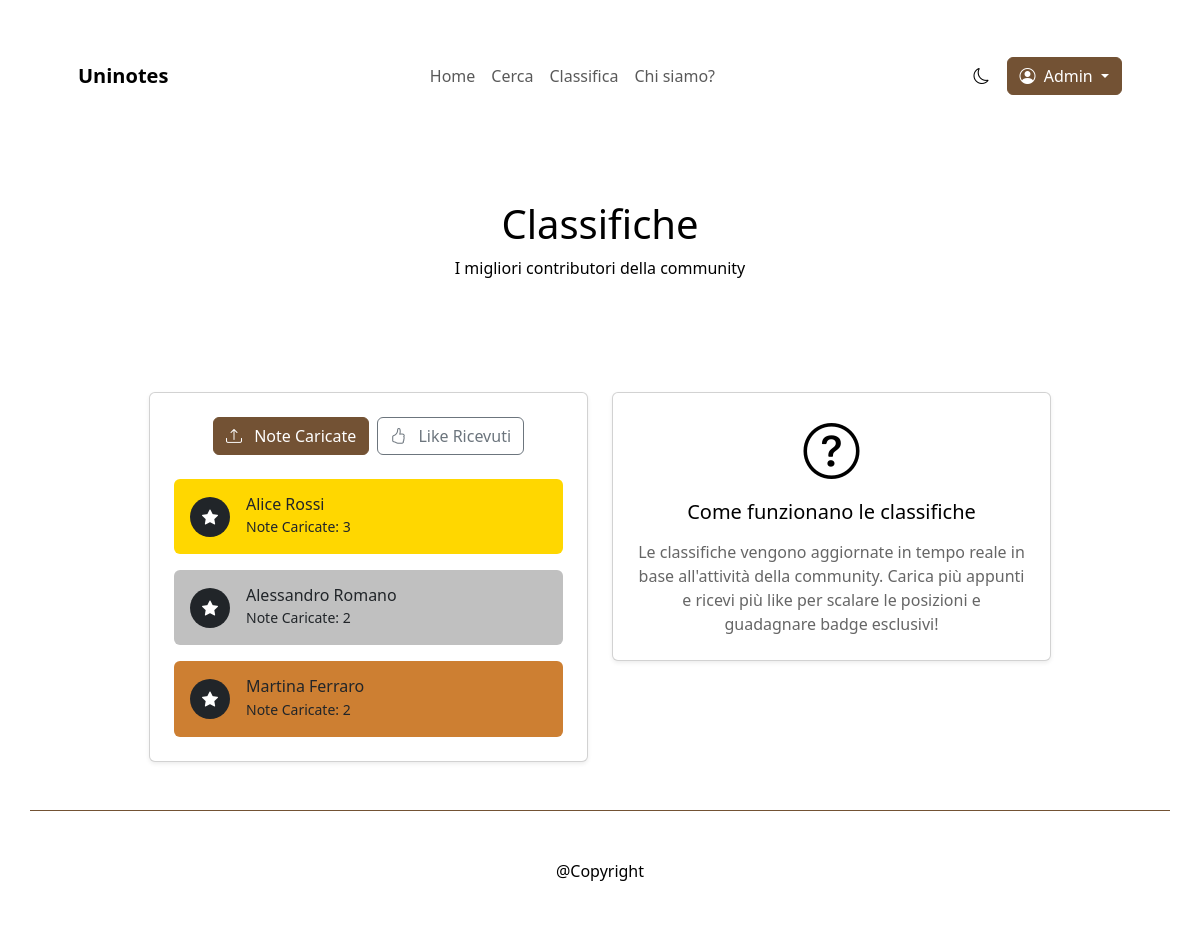
Page /ranking (signed in) on the committed database.
### tables this page shows
CREATE TABLE `USER` (
  `id` BIGINT UNSIGNED NOT NULL AUTO_INCREMENT PRIMARY KEY,
  `name` VARCHAR(191) NOT NULL,
  `email` VARCHAR(191) NOT NULL UNIQUE,
  `password_hash` VARCHAR(255) NOT NULL,
  `university` VARCHAR(191) DEFAULT NULL,
  `role` ENUM('student','admin') NOT NULL DEFAULT 'student',
  `created_at` DATETIME(6) NOT NULL DEFAULT CURRENT_TIMESTAMP(6)
);

### App/View/View.php (called while the page is built, shortened)
<?php
class View {
    public static function render(string $view, string $type, array $data = []): void
    {
        match ($type) {
            "component" => self::renderComponent($view, $data),
            "page" => self::renderPage($view, $data),
            default => Logger::getInstance()->error("View not found", ["view" => $view])
        };
    }
    public static function getComponent(string $view, array $data = []): string
    {
        $viewFile = dirname(__DIR__) . '/View/Components/' . $view . '.php';
        extract($data, EXTR_SKIP);
        require $viewFile;
        return ob_get_clean();
    }
    public static function renderPage(string $view, array $data = []): void {
        $viewFile = dirname(__DIR__) . '/View/Pages/' . $view . '.php';
        extract($data, EXTR_SKIP);
        require $viewFile;
        require dirname(__DIR__) . '/View/template/base.php';
    }
}

### App/Controller/RankingController.php (called while the page is built, shortened)
<?php
class RankingController
{
    public function show(): void
    {
        $topUploaders = $this->getTopUploaders(10);
        $topLiked = $this->getTopLiked(10);
        View::render('ranking', 'page', [
            'title' => 'Classifica',
            'topUploaders' => $topUploaders,
            'topLiked' => $topLiked
        ]);
    }
    private function getTopUploaders(int $limit): array
    {
        try {
            $db = Database::getInstance();
            $sql = "
                SELECT
                    u.id,
                    u.name,
                    u.email,
                    u.university,
                    COUNT(n.id) AS note_count
                FROM USER u
                LEFT JOIN NOTE n ON n.student_id = u.id AND n.deleted_at IS NULL
                GROUP BY u.id, u.name, u.email, u.university
                ORDER BY note_count DESC
                LIMIT :limit
            ";
            $stmt = $db->prepare($sql);
            $stmt->bindValue(':limit', $limit, \PDO::PARAM_INT);
            $stmt->execute();
            return $stmt->fetchAll(\PDO::FETCH_ASSOC);
        } catch (\Exception $e) {
            Logger::getInstance()->error("Errore getTopUploaders", [
                "error" => $e->getMessage()
            ]);
            return [];
        }
    }
    private function getTopLiked(int $limit): array
    {
        try {
            $db = Database::getInstance();
            $sql = "
                SELECT
                    u.id,
                    u.name,
                    u.email,
                    u.university,
                    COUNT(l.student_id) AS like_count
                FROM USER u
                LEFT JOIN NOTE n ON n.student_id = u.id AND n.deleted_at IS NULL
                LEFT JOIN `LIKE` l ON l.note_id = n.id
                GROUP BY u.id, u.name, u.email, u.university
                ORDER BY like_count DESC
                LIMIT :limit
            ";
            $stmt = $db->prepare($sql);
            $stmt->bindValue(':limit', $limit, \PDO::PARAM_INT);
            $stmt->execute();
            return $stmt->fetchAll(\PDO::FETCH_ASSOC);
        } catch (\Exception $e) {
            Logger::getInstance()->error("Errore getTopLiked", [
                "error" => $e->getMessage()
            ]);
            return [];
        }
    }
}

### public/index.php (called while the page is built, shortened)
<?php
Router::getInstance()->resolve();

### App/View/Components/Cards/rankingCard.php (the view)
<?php
$card = $card ?? [];
$index = $index ?? 0;
$type = $type ?? 'note';
$colors = ['gold', 'silver', 'bronze'];
$colorCodes = [
    'gold' => '#ffd700',
    'silver' => '#c0c0c0',
    'bronze' => '#cd7f32'
];
$colorKey = $colors[$index] ?? 'silver';
$bgColor = $colorCodes[$colorKey];
$name = $card['name'] ?? 'Nome';
$count = $type === 'note' ? ($card['note_count'] ?? 0) : ($card['like_count'] ?? 0);
$label = $type === 'note' ? 'Note Caricate' : 'Like Ricevuti';
?>
<div class="card border-0" style="background-color: <?= $bgColor ?>;">
    <div class="card-body py-3">
        <div class="d-flex align-items-center">
            <div class="bg-dark text-white rounded-circle d-flex align-items-center justify-content-center me-3"
                 style="width: 40px; height: 40px; min-width: 40px;">
                <i class="bi bi-star-fill"></i>
            </div>
            <div class="flex-grow-1">
                <h6 class="mb-0 text-dark"><?= htmlspecialchars($name) ?></h6>
                <small class="text-dark"><?= $label ?>: <?= $count ?></small>
            </div>
        </div>
    </div>
</div>

### App/View/Pages/ranking.php (shortened to what this page needs)
<?= View::getComponent('Base/sectionHeader', [
    'title' => 'Classifiche',
    'p' => 'I migliori contributori della community'
]) ?>
<section class="container py-5">
    <div class="row justify-content-center g-4">
        <div class="col-12 col-md-8 col-lg-6">
            <div class="card shadow-sm">
                <div class="card-body p-4">
                    <div class="d-flex justify-content-center gap-2 mb-4">
                        <button class="btn btn-primary" id="uploaders-tab">
                            <i class="bi bi-upload me-2"></i>
                            <span class="d-none d-md-inline">Note Caricate</span>
                        </button>
                        <button class="btn btn-outline-secondary" id="liked-tab">
                            <i class="bi bi-hand-thumbs-up me-2"></i>
                            <span class="d-none d-md-inline">Like Ricevuti</span>
                        </button>
                    </div>
                    <div id="uploaders-content">
                        <?php if (empty($topUploaders)): ?>
                            <p class="text-center text-muted">Nessun dato disponibile</p>
                        <?php else: ?>
                            <div class="d-grid gap-3">
                                <?php foreach (array_slice($topUploaders, 0, 3) as $index => $user): ?>
                                    <?= View::getComponent('Cards/rankingCard', [
                                        'card' => $user,
                                        'index' => $index,
                                        'type' => 'note'
                                    ]) ?>
                                <?php endforeach; ?>
                            </div>
                        <?php endif; ?>
                    </div>
                </div>
            </div>
        </div>
        <div class="col-12 col-md-8 col-lg-6">
            <div class="card shadow-sm">
                <div class="card-body p-4 text-center">
                    <div class="mb-3">
                        <i class="bi bi-question-circle display-4"></i>
                    </div>
                    <h5 class="card-title mb-3">Come funzionano le classifiche</h5>
                    <p class="card-text text-muted">
                        Le classifiche vengono aggiornate in tempo reale in base all'attività della community.
                        Carica più appunti e ricevi più like per scalare le posizioni e guadagnare badge esclusivi!
                    </p>
                </div>
            </div>
        </div>
    </div>
</section>

### Core/Routing/Router.php (shortened to what this page needs)
<?php
class Router
{
    private array $routes = [];
    public function add(string $method, string $url, $handler) : void{
        $this->routes[] = compact('method', 'url', 'handler');
    }
    public function resolve() : mixed{
        $method = $_SERVER['REQUEST_METHOD'];
        $path = parse_url($_SERVER['REQUEST_URI'], PHP_URL_PATH);
        foreach ($this->routes as $route) {
            [$routeMethod, $url, $handler] = [$route['method'], $route['url'], $route['handler']];
            if ($routeMethod !== $method) continue;
            $pattern = preg_replace('#\{[^\}]+\}#', '([^/]+)', $url);
            $regex = "#^" . $pattern . "$#";
            if (preg_match($regex, $path, $matches)) {
                array_shift($matches);
                if (is_string($handler) && str_contains($handler, '@')) {
                    [$controller, $method] = explode('@', $handler);
                    $obj = new $controllerClass;
                    return call_user_func_array([$obj, $method], $matches);
                }
                throw new Exception("Handler non valido");
            }
        }
        return false;
    }
}

### public/css/theme.css (style rules this page uses)
:root { --color-primary: #735234; --color-secondary: #000000; --color-success: #198754; --color-danger: #dc3545; --color-warning: #ffc107; --color-info: #0dcaf0; --color-bg: #ffffff; --color-text: #000000; --color-text-muted: #666666; --color-border: #735234; }
:root { --bs-primary: var(--color-primary); --bs-primary-rgb: 115,82,52; --bs-secondary: var(--color-secondary); --bs-secondary-rgb: 0,0,0; --bs-success: var(--color-success); --bs-success-rgb: 25,135,84; --bs-danger: var(--color-danger); --bs-danger-rgb: 220,53,69; --bs-warning: var(--color-warning); --bs-warning-rgb: 255,193,7; --bs-info: var(--color-info); --bs-info-rgb: 13,202,240; --bs-body-bg: var(--color-bg); --bs-body-color: var(--color-text); --bs-secondary-color: var(--color-text-muted); --bs-heading-color: var(--color-text); --bs-border-color: var(--color-border); }
body { background-color: var(--bs-body-bg); color: var(--bs-body-color); }
h1,h2,h3,h4,h5,h6 { color: var(--bs-heading-color); }
.btn-primary { --bs-btn-color: #fff; --bs-btn-bg: var(--bs-primary); --bs-btn-border-color: var(--bs-primary); --bs-btn-hover-color: #fff; --bs-btn-hover-bg: color-mix(in srgb, var(--bs-primary) 85%, black); --bs-btn-hover-border-color: color-mix(in srgb, var(--bs-primary) 85%, black); --bs-btn-focus-shadow-rgb: var(--bs-primary-rgb); --bs-btn-active-color: #fff; --bs-btn-active-bg: color-mix(in srgb, var(--bs-primary) 85%, black); --bs-btn-active-border-color: color-mix(in srgb, var(--bs-primary) 85%, black); --bs-btn-disabled-color: #fff; --bs-btn-disabled-bg: var(--bs-primary); --bs-btn-disabled-border-color: var(--bs-primary); }

### rows in the picture
user: name "Alice Rossi", label "Note Caricate", count "3"
user: name "Alessandro Romano", label "Note Caricate", count "2"
user: name "Martina Ferraro", label "Note Caricate", count "2"
